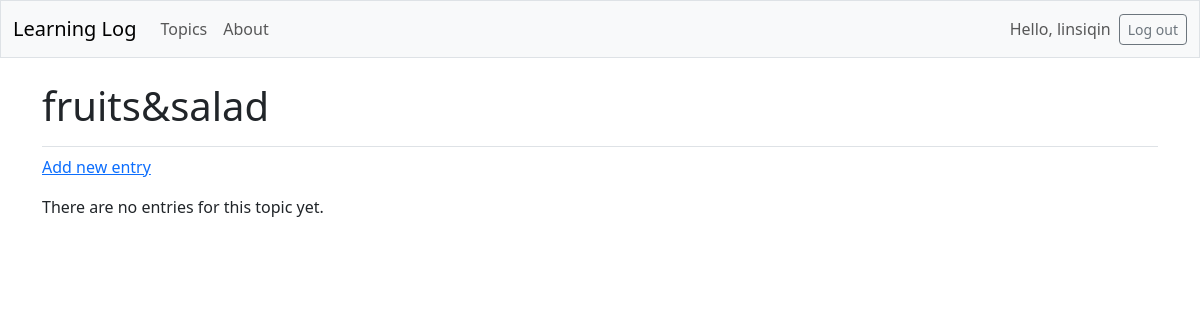
/topics/6 (signed in), run on an earlier commit of the app's database.
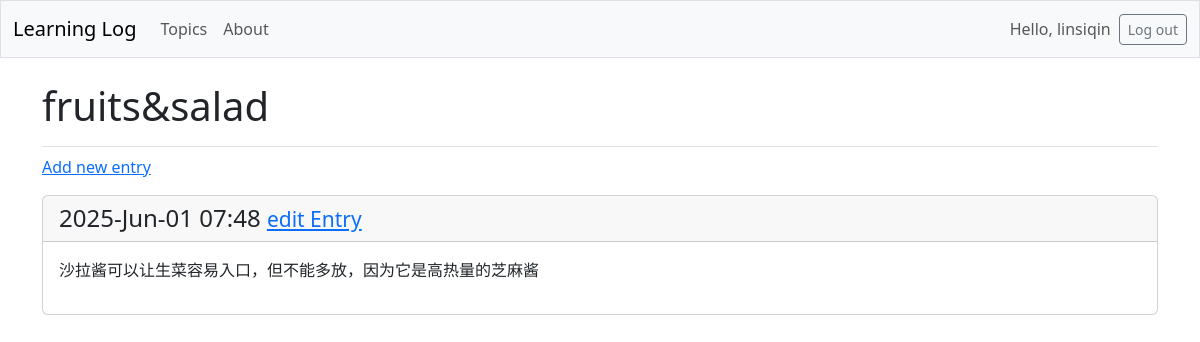
And on a later commit of the database.
### learning_logs/models.py (models this page shows, shortened)
class Topic(models.Model):
    text = models.CharField(max_length=200)
    date_added = models.DateTimeField(auto_now_add=True)
    owner = models.ForeignKey(User, on_delete=models.CASCADE,
                              default=1  # 默认关联 User.id = 1
                              )

class Entry(models.Model):
    topic = models.ForeignKey(Topic, on_delete=models.CASCADE)
    text = models.TextField()
    date_added = models.DateTimeField(auto_now_add=True)
    class Meta:
        verbose_name_plural = 'entries'

### learning_logs/views.py (the view)
# urls.py: path('topics/<int:topic_id>', views.topic, name='topic'),
@login_required
def topic(request, topic_id):
    topic = Topic.objects.get(id=topic_id)
    '''确认该topic属于当前用户'''
    if topic.owner != request.user:
        raise Http404
    entries = topic.entry_set.order_by('-date_added')
    context = {'topic':topic, 'entries':entries}
    return render(request, 'learning_logs/topic.html', context)

### learning_logs/templates/learning_logs/topic.html
{% extends 'learning_logs/base_bs.html' %}
{% block page_header%}
<h1>{{topic.text}}</h1>
{% endblock page_header%}
{% block content %}
    <p>
        <a href="{% url 'learning_logs:new_entry' topic.id %}">Add new entry</a>
    </p>
    {%for entry in entries%}
        <div class="card mb-3">
            <h4 class="card-header">
                {{entry.date_added|date:'Y-M-d H:i'}}
                <small>
                    <a href="{%url 'learning_logs:edit_entry' entry.id%}">edit Entry</a>
                </small>
            </h4>
            <div class="card-body">{{entry.text|linebreaks}}</div>
        </div>
    {%empty%}
        <p>There are no entries for this topic yet.</p>
    {%endfor%}
{% endblock content %}

### learning_logs/templates/learning_logs/base_bs.html (shortened to what this page needs)
<!DOCTYPE html>
<html lang="en">
    <head>
        {% load django_bootstrap5 %}
        {% bootstrap_css %}
    </head>
    <body>
        <nav class="navbar navbar-expand-md navbar-light bg-light mb-4 border">
            <div class="container-fluid">
                <a class="navbar-brand" href="{% url 'learning_logs:index' %}">Learning Log</a>
                <div class="collapse navbar-collapse" id="navbarCollapse">
                    <ul class="navbar-nav me-auto mb-2 mb-md-0 ">
                        <li class="nav-item">
                            <a class="nav-link" href="{% url 'learning_logs:topics' %}">Topics</a>
                        </li>
                        <li class="nav-item">
                            <a class="nav-link" href="{%url 'learning_logs:about'%}">About</a>
                        </li>
                    </ul>
                    <ul class="navbar-nav ms-auto mb-2 mb-md-0">
                        {% if user.is_authenticated %}
                        <li class="nav-item">
                            <span class="navbar-text me-2">Hello, {{user.username}}</span>
                        </li>
                        {% endif %}
                    </ul>
                    {% if user.is_authenticated%}
                    <form action="{% url 'accounts:logout'%} ", method="post">
                        <button name="submit" class="btn btn-outline-secondary btn-sm">Log out</button>
                    </form>
                    {%endif%}
                </div>
            </div>
        </nav>
        <main class="container">
            <div class="pb-2 mb-2 border-bottom">
                {% block page_header %}{% endblock page_header%}
            </div>
            <div>
                {%block content%}{%endblock content%}
            </div>
        </main>
    </body>
</html>

What changed in the data, as far as the page shows it:
added Entry: date_added "2025-Jun-01 07:48", text "沙拉酱可以让生菜容易入口，但不能多放，因为它是高热量的芝麻酱"
Also different on the page:
text no longer shown: "There are no entries for this topic yet."
